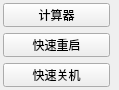
             <widget class="QWidget" name="scrollAreaWidgetContents_4">
              <property name="geometry">
               <rect>
                <x>0</x>
                <y>0</y>
                <width>119</width>
                <height>90</height>
               </rect>
              </property>
              <layout class="QFormLayout" name="formLayout_9">
               <property name="leftMargin">
                <number>3</number>
               </property>
               <property name="topMargin">
                <number>3</number>
               </property>
               <property name="rightMargin">
                <number>3</number>
               </property>
               <property name="bottomMargin">
                <number>3</number>
               </property>
               <item row="0" column="0">
                <widget class="QPushButton" name="calcBtn">
                 <property name="minimumSize">
                  <size>
                   <width>107</width>
                   <height>23</height>
                  </size>
                 </property>
                 <property name="text">
                  <string>计算器</string>
                 </property>
                 <property name="icon">
                  <iconset resource="maintools.qrc">
                   <normaloff>:/maintools/calc.ico</normaloff>:/maintools/calc.ico</iconset>
                 </property>
                </widget>
               </item>
               <item row="2" column="0">
                <widget class="QPushButton" name="fastpoweroffBtn">
                 <property name="minimumSize">
                  <size>
                   <width>107</width>
                   <height>23</height>
                  </size>
                 </property>
                 <property name="text">
                  <string>快速关机</string>
                 </property>
                 <property name="icon">
                  <iconset resource="maintools.qrc">
                   <normaloff>:/maintools/poweroff.ico</normaloff>:/maintools/poweroff.ico</iconset>
                 </property>
                </widget>
               </item>
               <item row="1" column="0">
                <widget class="QPushButton" name="fastrebootBtn">
                 <property name="minimumSize">
                  <size>
                   <width>107</width>
                   <height>23</height>
                  </size>
                 </property>
                 <property name="text">
                  <string>快速重启</string>
                 </property>
                 <property name="icon">
                  <iconset resource="maintools.qrc">
                   <normaloff>:/maintools/reboot.ico</normaloff>:/maintools/reboot.ico</iconset>
                 </property>
                </widget>
               </item>
              </layout>
             </widget>
